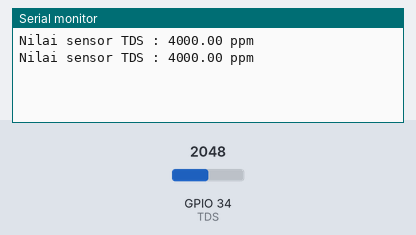
A sketch run on a simulated ESP32. Shown: the last lines printed to the serial monitor. The inputs (shaded band) are chosen by the test bench; at power-on: GPIO 34 (TDS) = 2048.

Above: at 2.3 s.
2.4 s: GPIO 34 (TDS) set to 2866
At 3.4 s:
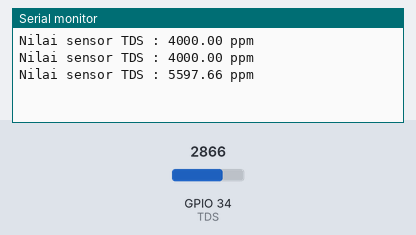
4.5 s: GPIO 34 (TDS) set to 3603
At 5.7 s:
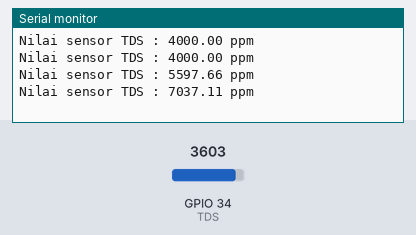
Timing chart, 0 to 7.5 s (numbered marks = the images above; inputs shaded):
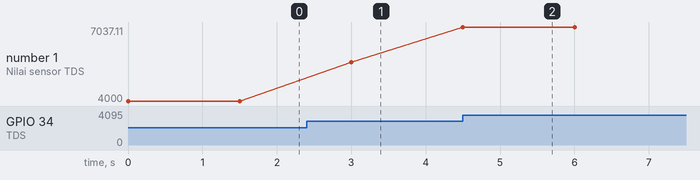

The sketch:

tds_sensor.ino
```cpp
#define TDS 34


void setup() {

Serial.begin(9600);
}

void loop() {

  float voltaseTds = analogRead(TDS) * (float)5 / 1024;
  float nilaiTds = 2000 / 5 * voltaseTds;
  Serial.print("Nilai sensor TDS : ");
  Serial.println(String(nilaiTds, 2) + " ppm");
  delay(1500);
}
```

Measured:
- after the input at 2.4 s, the serial monitor: prints a new line after 0.60 s (image 1)
- after the input at 4.5 s, the serial monitor: prints a new line at once (image 2)
- plotted number 1: 4000 → 5597.66 after the input at 2.4 s, 5597.66 → 7037.11 after the input at 4.5 s
